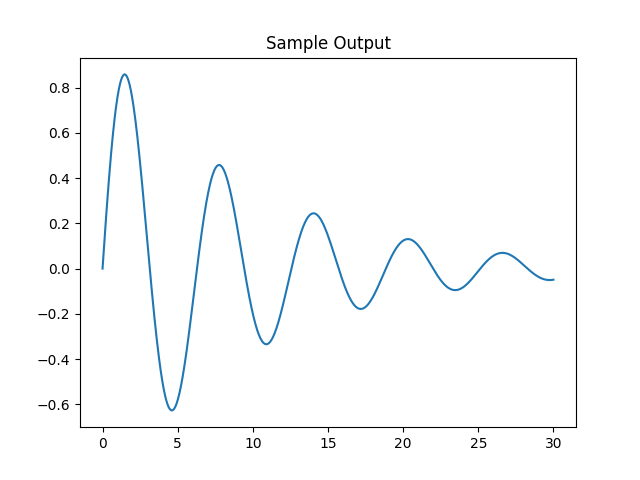

Reproduce this figure in Python.
import numpy as np
import matplotlib.pyplot as plt

print('Hello World!')
a = 2
b = 3
print(a+b)

try:
    n = 1000
    x = np.linspace(0, 30, n)
    y = np.sin(x)*np.exp(-x/10)
    plt.plot(x, y)
    plt.title('Sample Output')
    plt.savefig("sample.png")
    print('Accepted')

except:
    print('Error : Some Module are not installed!')